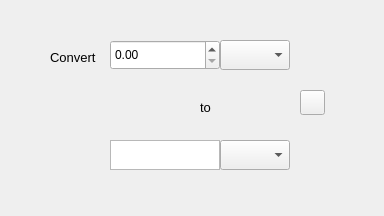
<?xml version="1.0" encoding="UTF-8"?>
<ui version="4.0">
 <class>MainWindow</class>
 <widget class="QMainWindow" name="MainWindow">
  <property name="geometry">
   <rect>
    <x>0</x>
    <y>0</y>
    <width>384</width>
    <height>216</height>
   </rect>
  </property>
  <property name="sizePolicy">
   <sizepolicy hsizetype="Preferred" vsizetype="Preferred">
    <horstretch>0</horstretch>
    <verstretch>0</verstretch>
   </sizepolicy>
  </property>
  <property name="windowTitle">
   <string>Currency Converter</string>
  </property>
  <widget class="QWidget" name="centralwidget">
   <widget class="QTextBrowser" name="outputBox">
    <property name="geometry">
     <rect>
      <x>110</x>
      <y>140</y>
      <width>110</width>
      <height>30</height>
     </rect>
    </property>
   </widget>
   <widget class="QComboBox" name="inputCurrency">
    <property name="geometry">
     <rect>
      <x>220</x>
      <y>40</y>
      <width>70</width>
      <height>30</height>
     </rect>
    </property>
   </widget>
   <widget class="QComboBox" name="outputCurrency">
    <property name="geometry">
     <rect>
      <x>220</x>
      <y>140</y>
      <width>70</width>
      <height>30</height>
     </rect>
    </property>
   </widget>
   <widget class="QPushButton" name="swapButton">
    <property name="geometry">
     <rect>
      <x>300</x>
      <y>90</y>
      <width>25</width>
      <height>25</height>
     </rect>
    </property>
    <property name="text">
     <string/>
    </property>
    <property name="icon">
     <iconset>
      <normaloff>resources/swap-vertical.png</normaloff>resources/swap-vertical.png</iconset>
    </property>
   </widget>
   <widget class="QLabel" name="to">
    <property name="geometry">
     <rect>
      <x>200</x>
      <y>100</y>
      <width>50</width>
      <height>15</height>
     </rect>
    </property>
    <property name="font">
     <font>
      <pointsize>10</pointsize>
     </font>
    </property>
    <property name="text">
     <string>to</string>
    </property>
   </widget>
   <widget class="QLabel" name="convert">
    <property name="geometry">
     <rect>
      <x>50</x>
      <y>50</y>
      <width>60</width>
      <height>15</height>
     </rect>
    </property>
    <property name="font">
     <font>
      <pointsize>10</pointsize>
     </font>
    </property>
    <property name="text">
     <string>Convert</string>
    </property>
   </widget>
   <widget class="QDoubleSpinBox" name="inputBox">
    <property name="geometry">
     <rect>
      <x>110</x>
      <y>40</y>
      <width>110</width>
      <height>30</height>
     </rect>
    </property>
   </widget>
  </widget>
  <widget class="QStatusBar" name="statusbar">
   <property name="sizeGripEnabled">
    <bool>false</bool>
   </property>
  </widget>
 </widget>
 <resources/>
 <connections/>
</ui>
